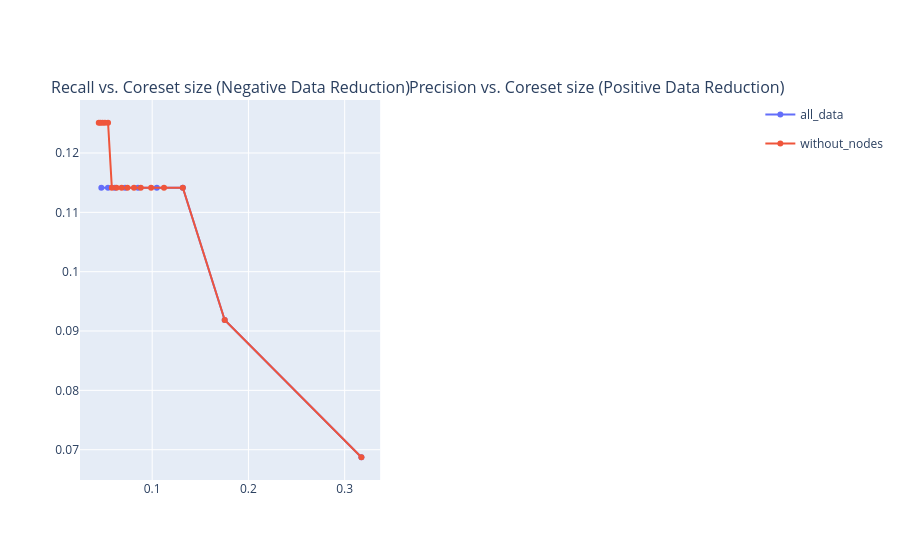

Notebook code for this chart:
### Code cell
coreset_with_feature = compare_guarantees_with_feature(coretab_dt, 'Time')

### Figure 1 — Plotly figure (JSON) as saved in the notebook; plotly's stock layout.template omitted (floating-point values rounded to 4 significant figures)
{"data": [{"customdata": [[252], [226], [290], [96], [176], [220], [201], [255], [229]], "hovertemplate": "df_data=all_data<br>Coreset size=%{x}<br>Delta Recall=%{y}<br>group_id=%{customdata[0]}<extra></extra>", "legendgroup": "all_data", "line": {"color": "#636efa", "dash": "solid"}, "marker": {"symbol": "circle"}, "mode": "lines+markers", "name": "all_data", "orientation": "v", "showlegend": true, "type": "scatter", "x": [0.3174, 0.1754, 0.1318, 0.1048, 0.08526, 0.07188, 0.06108, 0.05406, 0.04717], "xaxis": "x", "y": [0.06873, 0.09186, 0.1142, 0.1142, 0.1142, 0.1142, 0.1142, 0.1142, 0.1142], "yaxis": "y"}, {"customdata": [[252], [226], [290], [176], [220], [201], [255], [229], [275], [236], [297], [249], [232], [103], [288], [136]], "hovertemplate": "df_data=without_nodes<br>Coreset size=%{x}<br>Delta Recall=%{y}<br>group_id=%{customdata[0]}<extra></extra>", "legendgroup": "without_nodes", "line": {"color": "#EF553B", "dash": "solid"}, "marker": {"symbol": "circle"}, "mode": "lines+markers", "name": "without_nodes", "orientation": "v", "showlegend": true, "type": "scatter", "x": [0.3174, 0.1754, 0.1318, 0.1123, 0.09891, 0.08811, 0.0811, 0.0742, 0.06824, 0.06293, 0.05808, 0.05415, 0.05093, 0.04852, 0.04625, 0.04449], "xaxis": "x", "y": [0.06873, 0.09186, 0.1142, 0.1142, 0.1142, 0.1142, 0.1142, 0.1142, 0.1142, 0.1142, 0.1142, 0.1251, 0.1251, 0.1251, 0.1251, 0.1251], "yaxis": "y"}], "layout": {"annotations": [{"font": {"size": 16}, "showarrow": false, "text": "Recall vs. Coreset size (Negative Data Reduction)", "x": 0.225, "xanchor": "center", "xref": "paper", "y": 1, "yanchor": "bottom", "yref": "paper"}, {"font": {"size": 16}, "showarrow": false, "text": "Precision vs. Coreset size (Positive Data Reduction)", "x": 0.775, "xanchor": "center", "xref": "paper", "y": 1, "yanchor": "bottom", "yref": "paper"}], "xaxis": {"anchor": "y", "domain": [0, 0.45]}, "xaxis2": {"anchor": "y2", "domain": [0.55, 1]}, "yaxis": {"anchor": "x", "domain": [0, 1]}, "yaxis2": {"anchor": "x2", "domain": [0, 1]}}}
